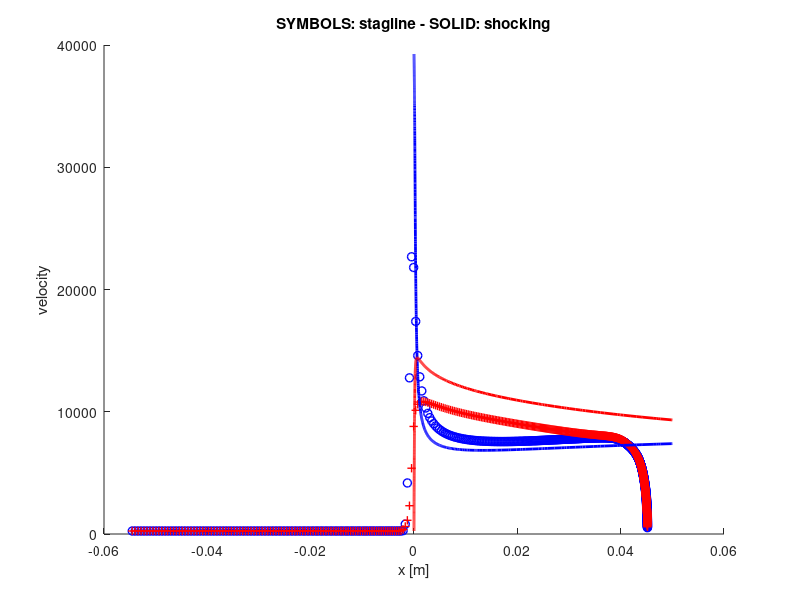
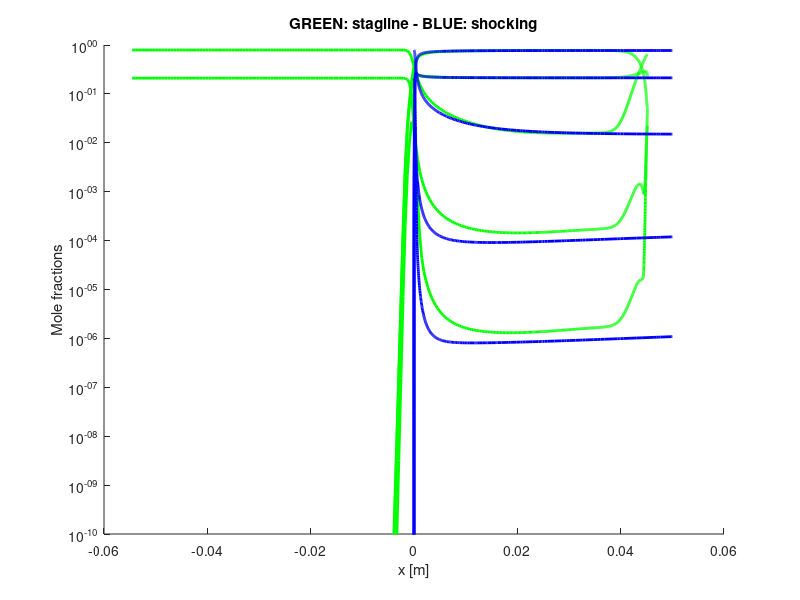
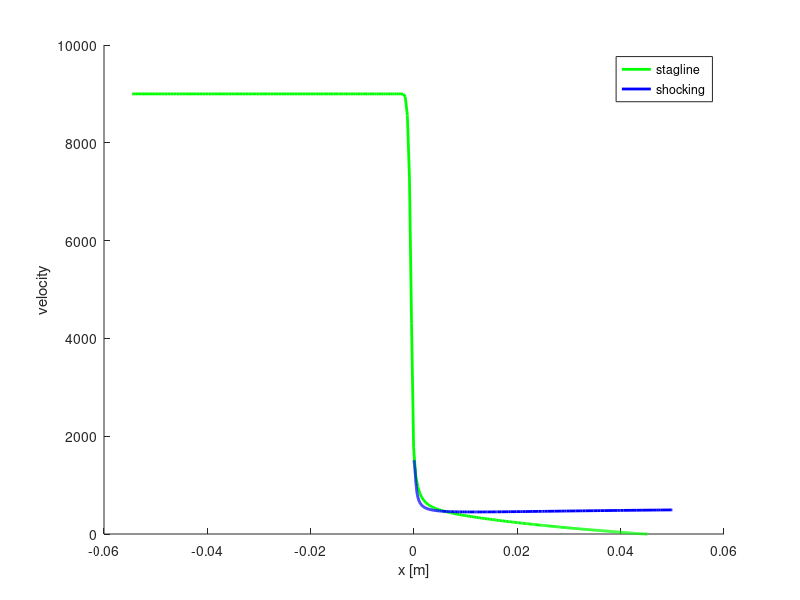

MATLAB code to generate these figures, in order:
close all
clear
clc

% Load the solution
dd = load('stagline_result.dat');

xx = dd(end:-1:1,1);
uu = -dd(end:-1:1,2); % U is inverted in stagline
TT = dd(end:-1:1,4);
Tv = dd(end:-1:1,5);
Xi = dd(end:-1:1,10:14);

% Load shocking result
dd_S = load('shocking_output.dat');

xx_S = dd_S(:,1);
Xi_S = dd_S(:,2:end-3);
uu_S = dd_S(:,end-2);
TT_S = dd_S(:,end-1);
Tv_S = dd_S(:,end);

% Detect position where the shock starts
posStart = find(TT > 1.1*TT(1));
posStart = posStart(1);

% Rescale position
xx = xx(posStart)-xx - 0.002106;

% PLOT
figure
hold on
plot(xx, TT, 'ob', 'linewidth', 1)
plot(xx, Tv, '+r', 'linewidth', 1)

plot(xx_S, TT_S, 'b', 'linewidth', 2)
plot(xx_S, Tv_S, 'r', 'linewidth', 2)

title('SYMBOLS: stagline - SOLID: shocking')
ylabel('velocity')
xlabel('x [m]')

print('Temp.png')

% ---
figure
hold on
semilogy(xx, Xi, 'g', 'linewidth', 2)
semilogy(xx_S, Xi_S, 'b', 'linewidth', 2)
title('GREEN: stagline - BLUE: shocking')
ylabel('Mole fractions')
xlabel('x [m]')
ylim([1e-10, 1])

print('Xi.png')

% ---
figure
hold on
plot(xx, uu, 'g', 'linewidth', 2)
plot(xx_S, uu_S, 'b', 'linewidth', 2)
legend('stagline', 'shocking')
ylabel('velocity')
xlabel('x [m]')

print('Velocity.png')

fprintf('=====>  Press RETURN to quit  <=====\n')
pause()
